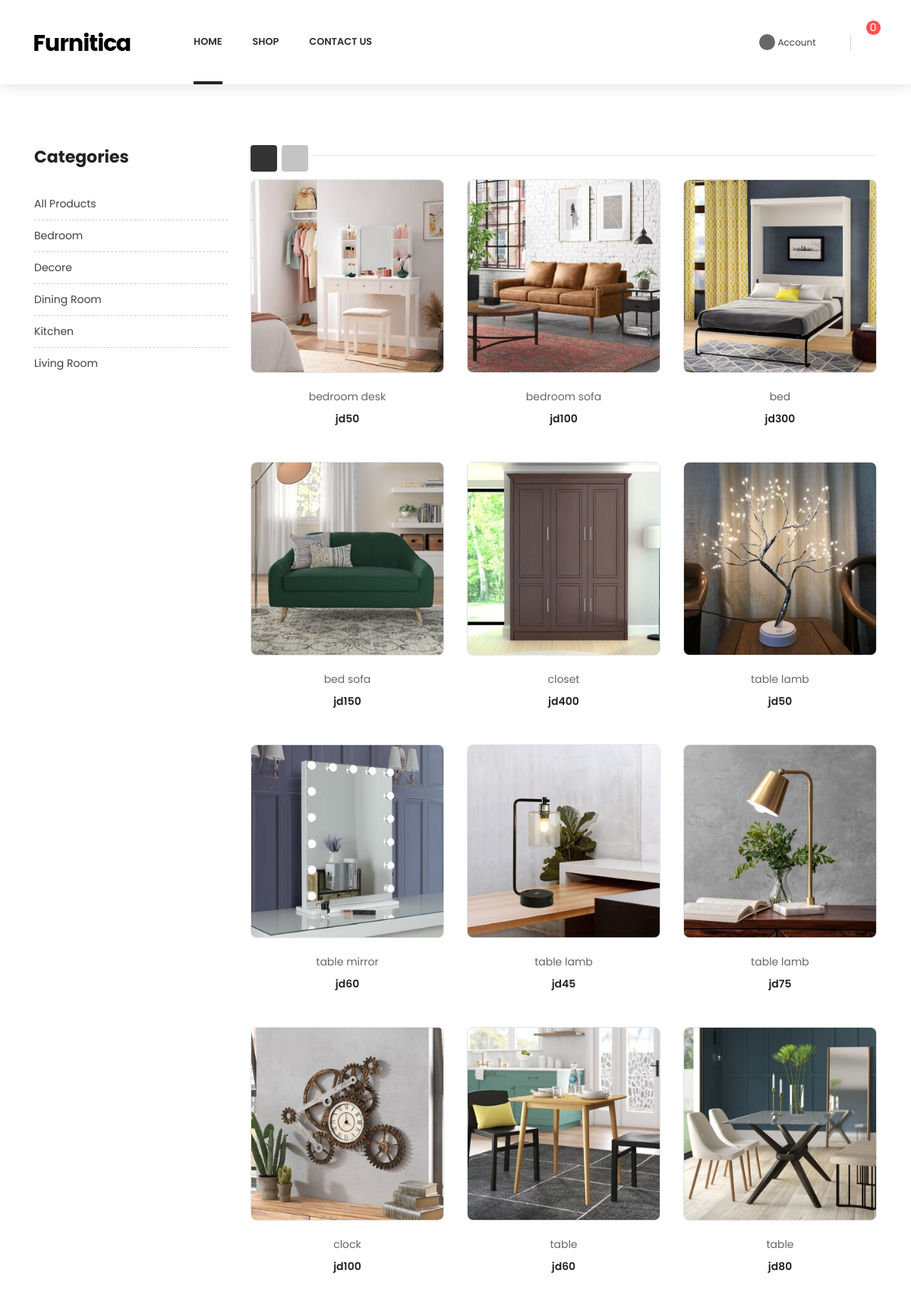
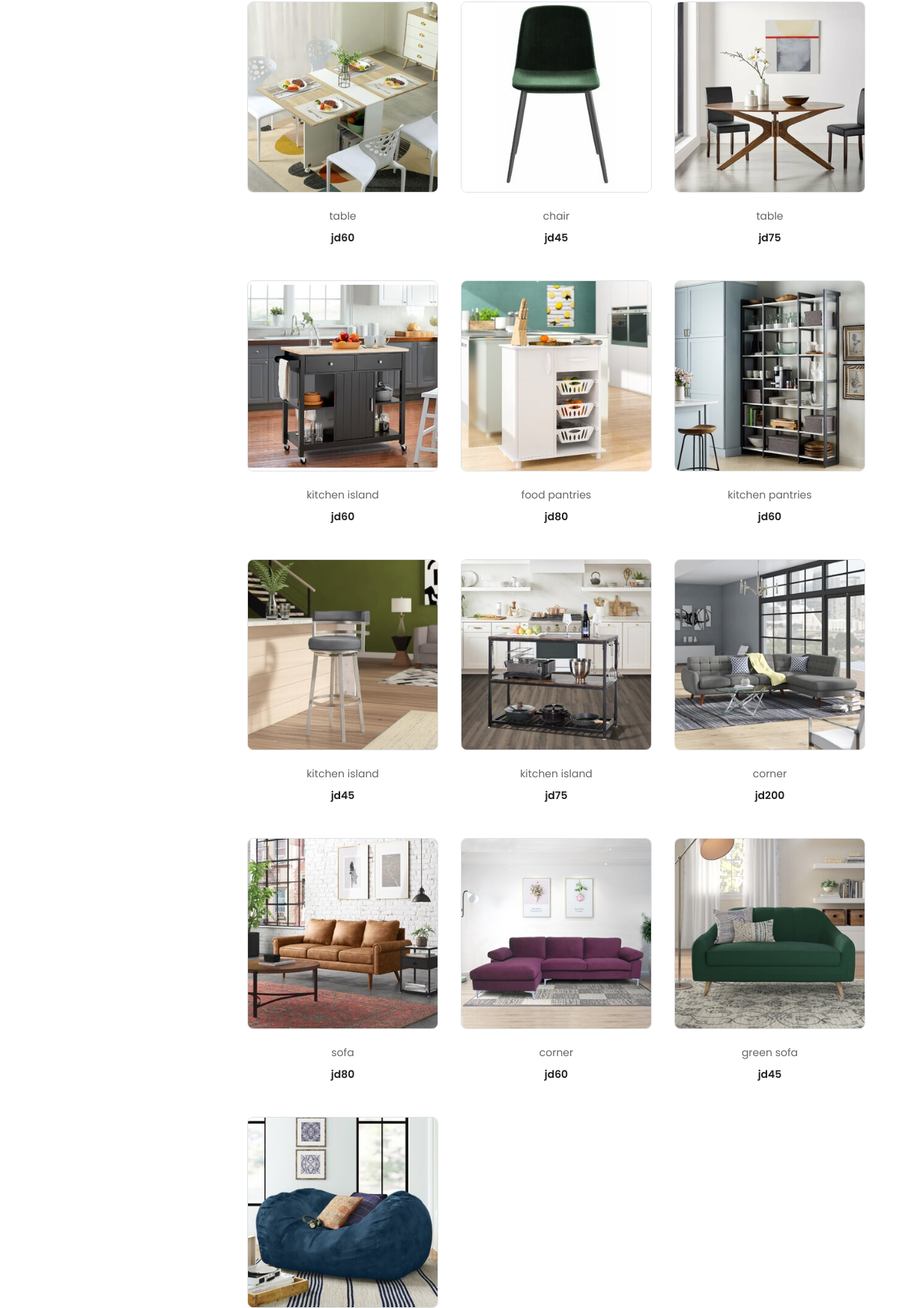
The page /shop.php (upper part) on the database its author committed (2 pictures, top to bottom).
### tables this page shows
CREATE TABLE `categories` (
  `id` int(11) NOT NULL,
  `category_name` varchar(255) NOT NULL
);

CREATE TABLE `products` (
  `id` int(11) NOT NULL,
  `product_name` varchar(255) NOT NULL,
  `product_price` float NOT NULL,
  `product_desc` varchar(255) NOT NULL,
  `discount` int(20) NOT NULL,
  `stock` int(20) NOT NULL,
  `product_image` varchar(255) NOT NULL,
  `category_id` int(11) NOT NULL
);

### shop.php (the view, shortened to what this page needs)
<?php
$servername = "localhost";
$username = "root";
$dbname = "project7";
try {
 $conn = new PDO("mysql:host=$servername;dbname=$dbname", $username);
 $conn->setAttribute(PDO::ATTR_ERRMODE, PDO::ERRMODE_EXCEPTION);
} catch (PDOException $e) {
 echo "Connection failed: " . $e->getMessage();
}
?>
<!DOCTYPE html>
<html lang="en">
<head>
 <link rel="stylesheet" href="libs/bootstrap/css/bootstrap.min.css">
 <link rel="stylesheet" href="libs/font-awesome/css/font-awesome.min.css">
 <link rel="stylesheet" href="libs/nivo-slider/css/nivo-slider.css">
 <link rel="stylesheet" href="libs/nivo-slider/css/animate.css">
 <link rel="stylesheet" href="libs/nivo-slider/css/style.css">
 <link rel="stylesheet" href="libs/font-material/css/material-design-iconic-font.min.css">
 <link rel="stylesheet" href="libs/slider-range/css/jslider.css">
 <link rel="stylesheet" href="libs/owl-carousel/assets/owl.carousel.min.css">
 <link rel="stylesheet" type="text/css" href="css/style.css">
 <link rel="stylesheet" type="text/css" href="css/reponsive.css">
</head>
<body id="product-sidebar-left" class="product-grid-sidebar-left">
 <?php include_once("./navbar.php"); ?>
 <div class="main-content">
  <div id="wrapper-site">
   <div id="content-wrapper" class="full-width">
    <div id="main">
     <div class="page-home">
      <div class="container">
       <div class="content">
        <div class="row">
         <div class="sidebar-3 sidebar-collection col-lg-3 col-md-4 col-sm-4">
          <div class="sidebar-block">
           <div class="title-block">Categories</div>
           <div class="block-content">
            <?php $category = $conn->prepare("SELECT * FROM categories ");
            $category->execute();
            foreach ($category as $element) { ?>
             <div class="cateTitle hasSubCategory open level1">
              <a class="cateItem" href='shop.php?id=<?php echo $element["id"] ?>'><?php echo $element["category_name"] ?></a>
             </div>
            <?php  } ?>
           </div>
          </div>
         </div>
         <div class="col-sm-8 col-lg-9 col-md-8 product-container">
          <div class="js-product-list-top firt nav-top">
           <div class="d-flex justify-content-around row">
            <div class="col col-xs-12">
             <ul class="nav nav-tabs">
              <li>
               <a href="#grid" data-toggle="tab" class="active show fa fa-th-large"></a>
              </li>
              <li>
               <a href="#list" data-toggle="tab" class="fa fa-list-ul"></a>
              </li>
             </ul>
            </div>
            <div class="col col-xs-12">
            </div>
           </div>
          </div>
          <div class="tab-content product-items">
           <div id="grid" class="related tab-pane fade in active show">
            <div class="row">
             <?php
             if (isset($_GET["id"])) {
              $data = $conn->prepare("SELECT * FROM products WHERE category_id='$_GET[id]'");
             } else {
              $data = $conn->prepare("SELECT * FROM products");
             }
             $data->execute();
             foreach ($data as $element) {
             ?>
              <div class="item text-center col-md-4">
               <div class="product-miniature js-product-miniature item-one first-item">
                <div class="thumbnail-container border">
                 <a href="product-detail.php?id=<?php echo $element['id']; ?>">
                  <img class="img-fluid" src="img/furniture-photos/all-products/<?php echo $element['product_image'] ?>" alt="img">
                 </a>
                </div>
                <div class="product-description">
                 <div class="product-groups">
                  <div class="product-title">
                   <a href="product-detail.php?id=<?php echo $element['id']; ?>"><?php echo $element['product_name']; ?></a>
                  </div>
                  <div class="product-group-price">
                   <div class="product-price-and-shipping">
                    <span class="price">jd<?php echo $element['product_price']; ?></span>
                   </div>
                  </div>
                 </div>
                 <div class="product-buttons d-flex justify-content-center">
                 </div>
                </div>
               </div>
              </div>
             <?php  } ?>
            </div>
           </div>
          </div>
         </div>
        </div>
       </div>
      </div>
     </div>
    </div>
   </div>
  </div>
 </div>
</body>
</html>

### rows shown on the page
categories: category_name "All Products"
categories: category_name "Bedroom"
categories: category_name "Decore"
categories: category_name "Dining Room"
categories: category_name "Kitchen"
categories: category_name "Living Room"
products: product_image (picture), product_name "bedroom desk", product_price "50"
products: product_image (picture), product_name "bedroom sofa", product_price "100"
products: product_image (picture), product_name "bed", product_price "300"
products: product_image (picture), product_name "bed sofa", product_price "150"
products: product_image (picture), product_name "closet", product_price "400"
products: product_image (picture), product_name "table lamb", product_price "50"
products: product_image (picture), product_name "table mirror", product_price "60"
products: product_image (picture), product_name "table lamb", product_price "45"
products: product_image (picture), product_name "table lamb", product_price "75"
products: product_image (picture), product_name "clock", product_price "100"
products: product_image (picture), product_name "table", product_price "60"
products: product_image (picture), product_name "table", product_price "80"
products: product_image (picture), product_name "table", product_price "60"
products: product_image (picture), product_name "chair", product_price "45"
products: product_image (picture), product_name "table", product_price "75"
products: product_image (picture), product_name "kitchen island", product_price "60"
products: product_image (picture), product_name "food pantries", product_price "80"
products: product_image (picture), product_name "kitchen pantries", product_price "60"
products: product_image (picture), product_name "kitchen island", product_price "45"
products: product_image (picture), product_name "kitchen island", product_price "75"
products: product_image (picture), product_name "corner", product_price "200"
products: product_image (picture), product_name "sofa", product_price "80"
products: product_image (picture), product_name "corner", product_price "60"
products: product_image (picture), product_name "green sofa", product_price "45"
products: product_image (picture)
